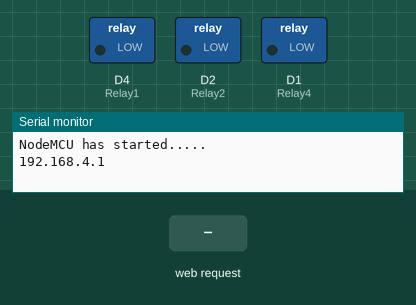
Simulated run of this sketch. Board: ESP8266 (NodeMCU). On the bench: switched loads named in the sketch (green lamp = pin HIGH), the last lines printed to the serial monitor. The inputs (shaded band) are chosen by the test bench.

Above: at 1.2 s.
1.3 s: HTTP request GET /ledon received
At 2.5 s:
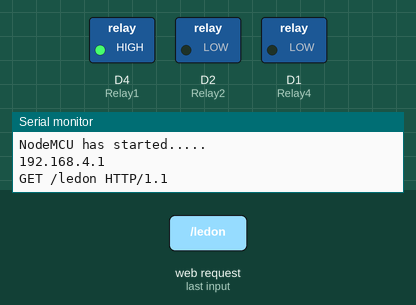
2.8 s: HTTP request GET /fanon received
At 3.9 s:
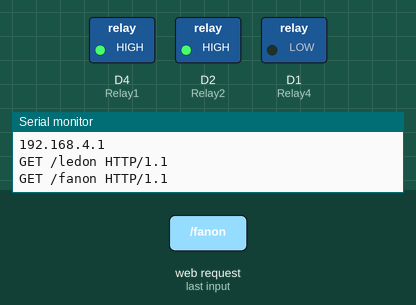
4.3 s: HTTP request GET /ledoff received
At 5.1 s:
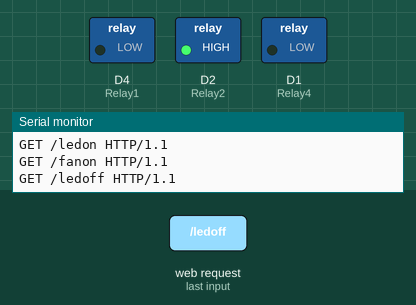
5.8 s: HTTP request GET /relayon received
At 6.2 s:
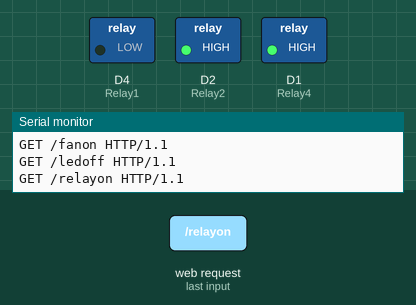
7.3 s: HTTP request GET /fanoff received
At 8.5 s:
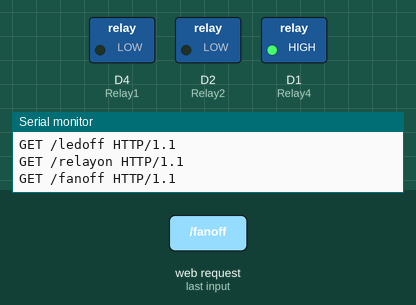
8.8 s: HTTP request GET /ledon received
At 9.7 s:
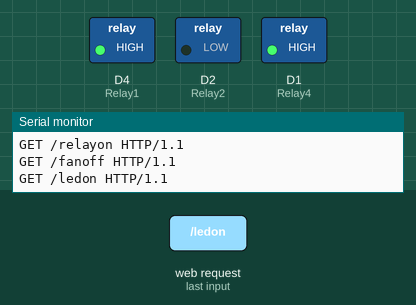
Timing chart, 0 to 11.3 s (numbered marks = the images above; inputs shaded):
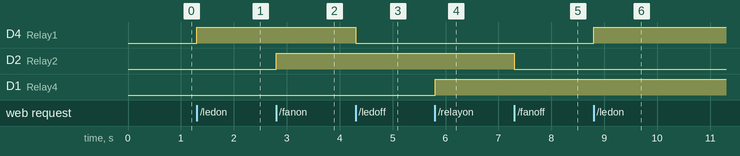

The sketch:

HOME_automation_code.ino
```cpp
#include <ESP8266WiFi.h>

WiFiClient client;
WiFiServer server(80);

#define Relay4 D1
#define Relay2 D2
#define Relay1 D4

void setup()
{
  //Setup code here, to run once:
  Serial.begin(9600);
  WiFi.softAP("Team24_Home_automation", "123456789");
  Serial.println();
  Serial.println("NodeMCU has started.....");
  Serial.println(WiFi.softAPIP());
  server.begin();
  pinMode(Relay1, OUTPUT);
  pinMode(Relay2, OUTPUT);
  pinMode(Relay4, OUTPUT);
}

void loop()
{
  // put your main code here, to run repeatedly:
  client = server.available();  //Gets a client that is connected to the server and has data available for reading.

  if (client == 1)
  {
    String request =  client.readStringUntil('\n');
    Serial.println(request);
    request.trim();
    if(request == "GET /ledon HTTP/1.1")
    {
      digitalWrite(Relay1, HIGH);
    }
    if(request == "GET /ledoff HTTP/1.1")
    {
      digitalWrite(Relay1, LOW);
    }
    if(request == "GET /fanon HTTP/1.1")
    {
      digitalWrite(Relay2, HIGH);
    }
    if(request == "GET /fanoff HTTP/1.1")
    {
      digitalWrite(Relay2, LOW);
    }
    if(request == "GET /relayon HTTP/1.1")
    {
      digitalWrite(Relay4, HIGH);
    }
    if(request == "GET /relayoff HTTP/1.1")
    {
      digitalWrite(Relay4, LOW);
    }
  }
  client.println("HTTP/1.1 200 OK");//
  client.println("Content-Type: text/html");
  client.println("");
  client.println("<!DOCTYPE HTML>");
  client.println("<html>");
  client.println("<h1>WELCOME     TO     YOUR   HOME AUTOMATION PAGE :)</h1>");
  client.println("");
  client.println("<h3> DEVICE CONTROLS :<h3>");
  client.println("<br>");
  client.println("<a href=\"/ledoff\"\"><button>LED ON</button></a>");
  client.println("<a href=\"/ledon\"\"><button>LED OFF</button></a><br/>");
  client.println("");
  client.println("<a href=\"/fanoff\"\"><button>FAN ON</button></a>");
  client.println("<a href=\"/fanon\"\"><button>FAN OFF</button></a><br/>");
  client.println("");
  client.println("<a href=\"/relayoff\"\"><button>BG ON</button></a>");
  client.println("<a href=\"/relayon\"\"><button>BG OFF</button></a><br/>");
  client.println("</html>");
}
```

Measured:
- after the input at 1.3 s, D4 (Relay1): LOW → HIGH at once
- after the input at 2.8 s, D2 (Relay2): LOW → HIGH at once
- after the input at 4.3 s, D4 (Relay1): HIGH → LOW at once
- after the input at 5.8 s, D1 (Relay4): LOW → HIGH at once
- after the input at 7.3 s, D2 (Relay2): HIGH → LOW at once
- after the input at 8.8 s, D4 (Relay1): LOW → HIGH at once
